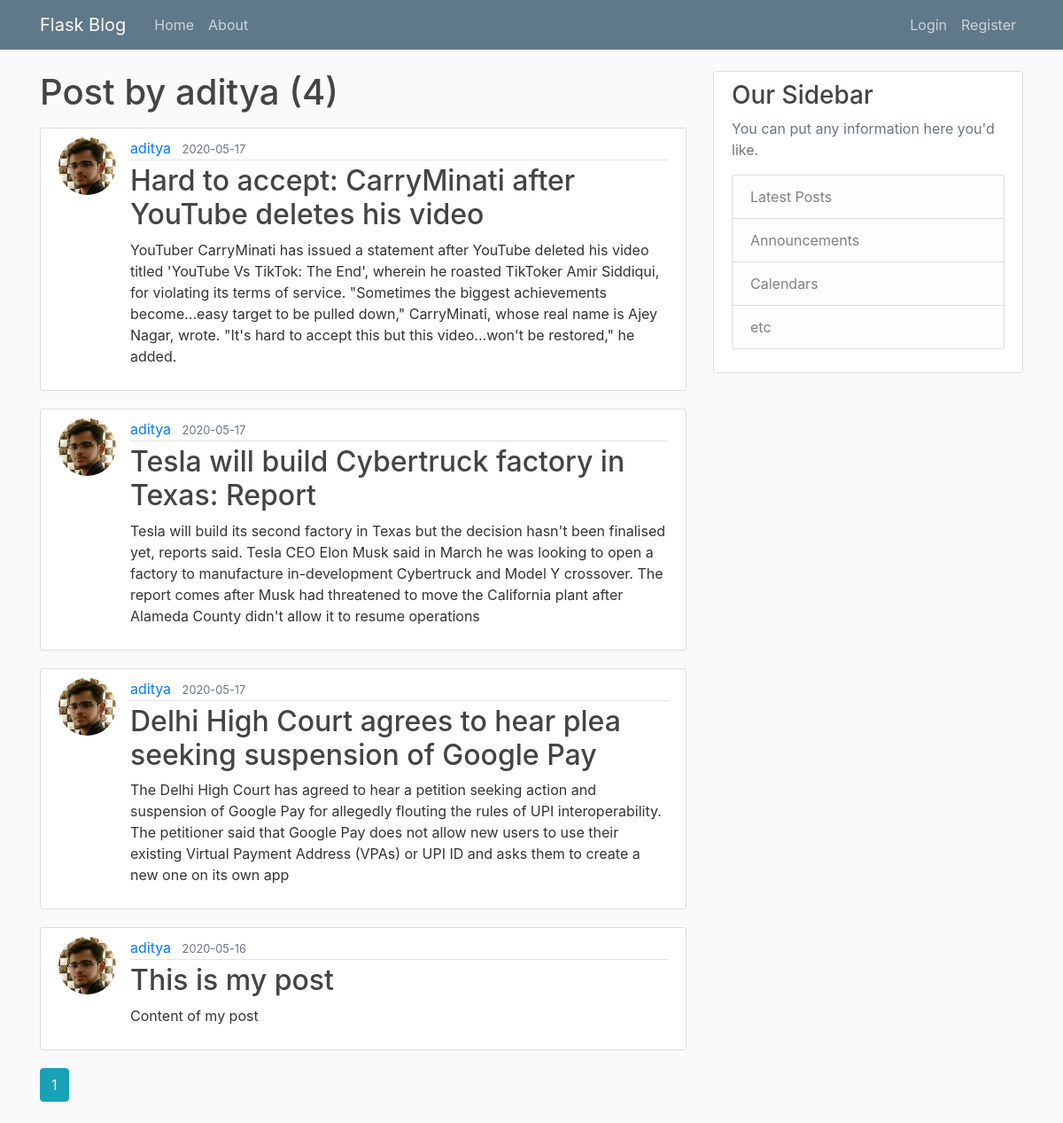
/user/aditya, run on the app's committed database.
### flaskblog/models.py (models this page shows, shortened)
class User(db.Model, UserMixin):
    id = db.Column(db.Integer, primary_key=True)
    username = db.Column(db.String(20), unique=True, nullable=False)
    email = db.Column(db.String(120), unique=True, nullable=False)
    image_file = db.Column(db.String(20), nullable=False, default='default.jpg')
    password = db.Column(db.String(60), nullable=False)
    posts = db.relationship('Post', backref='author', lazy=True)

class Post(db.Model):
    id = db.Column(db.Integer, primary_key=True)
    title = db.Column(db.String(100), nullable=False)
    date_posted = db.Column(db.DateTime, nullable=False, default=datetime.utcnow)
    content = db.Column(db.Text, nullable=False)
    user_id = db.Column(db.Integer, db.ForeignKey('user.id'), nullable=False)

### flaskblog/routes.py (the view)
@app.route("/user/<string:username>")
def user_posts(username):
    page = request.args.get('page', 1, type=int)
    user = User.query.filter_by(username=username).first_or_404()
    posts = Post.query.filter_by(author=user)\
        .order_by(Post.date_posted.desc())\
        .paginate(page=page, per_page=5)
    return render_template('user_posts.html', posts=posts, user=user)

### flaskblog/templates/user_posts.html
{% extends "layout.html" %}
{% block content %}
	<h1 class = "mb-3"> Post by {{user.username}} ({{ posts.total }})</h1>
	{% for post in posts.items %}
		<article class="media content-section">
			<img class="rounded-circle article-img" src="{{ url_for('static', filename='profile_pics/' + post.author.image_file) }}">
		  <div class="media-body">
		    <div class="article-metadata">
		      <a class="mr-2" href="{{url_for('user_posts', username = post.author.username) }}">{{ post.author.username }}</a>
		      <small class="text-muted">{{ post.date_posted.strftime('%Y-%m-%d') }}</small>
		    </div>
		    <h2><a class="article-title" href="{{url_for('post', post_id=post.id)}}">{{ post.title }}</a></h2>
		    <p class="article-content">{{ post.content }}</p>
		  </div>
</article>
	{% endfor %}
	 {% for page_num in posts.iter_pages(left_edge=1, right_edge=1, left_current=1, right_current=2) %}
      {% if page_num %}
        {% if posts.page == page_num %}
          <a class="btn btn-info mb-4" href="{{ url_for('user_posts', username=user.username, page=page_num) }}">{{ page_num }}</a>
        {% else %}
          <a class="btn btn-outline-info mb-4" href="{{ url_for('user_posts', username=user.username, page=page_num) }}">{{ page_num }}</a>
        {% endif %}
      {% else %}
        ...
      {% endif %}
    {% endfor %}
{% endblock content%}

### flaskblog/static/main.css (style rules this page uses)
body { background: #fafafa; color: #333333; margin-top: 5rem; }
h1, h2, h3, h4, h5, h6 { color: #444444; }
.content-section { background: #ffffff; padding: 10px 20px; border: 1px solid #dddddd; border-radius: 3px; margin-bottom: 20px; }
.article-title { color: #444444; }
.article-content { white-space: pre-line; }
.article-img { height: 65px; width: 65px; margin-right: 16px; }
.article-metadata { padding-bottom: 1px; margin-bottom: 4px; border-bottom: 1px solid #e3e3e3 }

### data on the page
User: username "aditya"
Post: image_file (picture), author.username "aditya", date_posted "2020-05-17", title "Hard to accept: CarryMinati after YouTube deletes his video", content "YouTuber CarryMinati has issued a statement after YouTube deleted his video titled 'YouTube Vs TikTok: The End', wherein he roasted TikToker Amir Siddiqui, for violating its terms of service. \"Sometimes the biggest achievements become...easy target to be pulled down,\" CarryMinati, whose real name is Ajey Nagar, wrote. \"It's hard to accept this but this video...won't be restored,\" he added."
Post: image_file (picture), author.username "aditya", date_posted "2020-05-17", title "Tesla will build Cybertruck factory in Texas: Report", content "Tesla will build its second factory in Texas but the decision hasn't been finalised yet, reports said. Tesla CEO Elon Musk said in March he was looking to open a factory to manufacture in-development Cybertruck and Model Y crossover. The report comes after Musk had threatened to move the California plant after Alameda County didn't allow it to resume operations"
Post: image_file (picture), author.username "aditya", date_posted "2020-05-17", title "Delhi High Court agrees to hear plea seeking suspension of Google Pay", content "The Delhi High Court has agreed to hear a petition seeking action and suspension of Google Pay for allegedly flouting the rules of UPI interoperability. The petitioner said that Google Pay does not allow new users to use their existing Virtual Payment Address (VPAs) or UPI ID and asks them to create a new one on its own app"
Post: image_file (picture), author.username "aditya", date_posted "2020-05-16", title "This is my post", content "Content of my post"

### other printed values
{{ posts.total }} "4"
{{ page_num }} "1"
